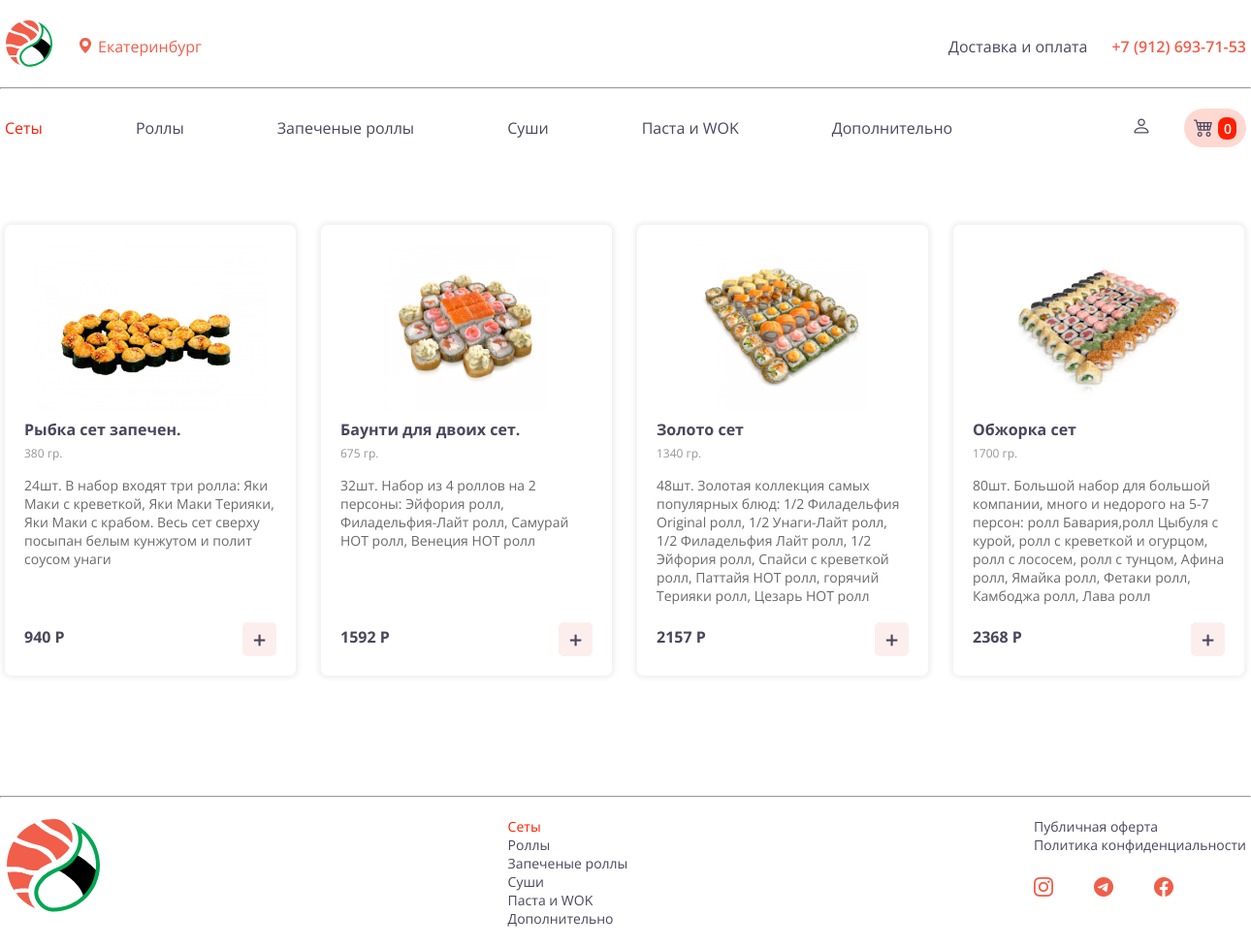
The app's page /sushiyan/templates/menu/sets.php with its own data.
### tables this page shows
CREATE TABLE `sets` (
  `id` int(11) NOT NULL,
  `title` varchar(255) DEFAULT NULL,
  `weight` int(11) NOT NULL,
  `description` varchar(255) NOT NULL,
  `price` int(11) NOT NULL,
  `img_url` varchar(255) NOT NULL
);

### sushiyan/templates/menu/sets.php (the view, shortened to what this page needs)
<?php session_start(); require_once '../../assets/vender/connect.php';?>
<!DOCTYPE html>
<html lang="ru">
<head>
    <link rel="stylesheet" href="/assets/css/style.css">
    <link rel="stylesheet" href="https://cdn.jsdelivr.net/npm/bootstrap-icons@1.3.0/font/bootstrap-icons.css">
</head>
<body>
<header>
    <div class="container">
        <div class="header__info">
            <div class="cityPlusLogo">
                <a href="/templates/index.php"><img src="/assets/images/img/logo-01.svg" alt="Logo"></a>
                <div class="geo">
                    <i class="bi bi-geo-alt-fill"></i>
                    <p>Екатеринбург</p>
                </div>
            </div>
            <ul>
                <li><a href="/templates/delivery.php">Доставка и оплата</a></li>
                <li><a href="tel:+79126937153">+7 (912) 693-71-53</a></li>
            </ul>
        </div>
    </div>
    <hr>
    <div class="container">
        <div class="header__nav">
            <nav>
                <ul>
                    <li><a href="#" class="active">Сеты</a></li>
                    <li><a href="/templates/menu/rolls.php">Роллы</a></li>
                    <li><a href="/templates/menu/bakedRolls.php">Запеченые роллы</a></li>
                    <li><a href="/templates/menu/sushi.php">Суши</a></li>
                    <li><a href="/templates/menu/noodle.php">Паста и WOK</a></li>
                    <li><a href="/templates/menu/addictionally.php">Дополнительно</a></li>
                </ul>
                <div class="cabinet">
                        <a href="<?php if($_SESSION['user']){echo '/templates/profile.php';}else {echo '/templates/prof.php';} ?>"
                            class="profile" id="profile">
                            <i class="bi bi-person"></i>
                        </a>
                        <div class="cart" id="cart">
                            <i class="bi bi-cart4"></i>
                            <span id="cartCount">0</span>
                        </div>
                    </div>
            </nav>
        </div>
    </div>
</header>
<main>
    <div class="container" id="grid-wrap">
        <?php
            $cardsConnect = mysqli_query($connect, "SELECT * FROM `sets`");
            $cardsCount = mysqli_num_rows($cardsConnect);
            for($i = 1; $i<=$cardsCount; $i++){
                $cardsCon = mysqli_query($connect, "SELECT * FROM `sets` WHERE `id` = '$i'");
                $card = mysqli_fetch_assoc($cardsCon);
                echo '
                <div class="cards" data-id="'.$card['id'].$card['weight'].$i.'">
                <div class="img">
                    <img src="'.$card['img_url'].'" alt="'.$card['title'].'">
                </div>
                <div class="cardInfo">
                    <h3 class="title">'.$card['title'].'</h3>
                    <p class="weight">'.$card['weight'].' гр.</p>
                    <p class="description">'.$card['description'].'</p>
                    <div class="form">
                        <h3 class="price">'.$card['price'].' Р</h3>
                        <button type="button" data-addToCart data-counter="1" data-id="'.$card['id'].$card['weight'].$i.'">+</button>
                    </div>
                </div>
            </div>
                ';
            }
        ?>
    </div>
</main>
<footer>
    <hr>
    <div class="container">
        <a href="/templates/index.php"><img src="/assets/images/img/logo-01.svg" alt="Logo"></a>
        <div class="nav">
            <ul>
                <li><a href="#" class="active">Сеты</a></li>
                <li><a href="/templates/menu/rolls.php">Роллы</a></li>
                <li><a href="/templates/menu/bakedRolls.php">Запеченые роллы</a></li>
                <li><a href="/templates/menu/sushi.php">Суши</a></li>
                <li><a href="/templates/menu/noodle.php">Паста и WOK</a></li>
                <li><a href="/templates/menu/addictionally.php">Дополнительно</a></li>
            </ul>
        </div>
        <div class="info">
            <ul>
                <li><a href="#">Публичная оферта</a></li>
                <li><a href="#">Политика конфиденциальности</a></li>
            </ul>
            <div class="socials">
                <a href="#"><i class="bi bi-instagram"></i></a>
                <a href="#"><i class="bi bi-telegram"></i></a>
                <a href="#"><i class="bi bi-facebook"></i></a>
            </div>
        </div>
    </div>
</footer>
</body>
</html>

### records on screen
sets: img_url (picture), title "Рыбка сет запечен.", weight "380", description "24шт. В набор входят три ролла: Яки Маки с креветкой, Яки Маки Терияки, Яки Маки с крабом. Весь сет сверху посыпан белым кунжутом и полит соусом унаги", price "940"
sets: img_url (picture), title "Баунти для двоих сет.", weight "675", description "32шт. Набор из 4 роллов на 2 персоны: Эйфория ролл, Филадельфия-Лайт ролл, Самурай HOT ролл, Венеция HOT ролл", price "1592"
sets: img_url (picture), title "Золото сет", weight "1340", description "48шт. Золотая коллекция самых популярных блюд: 1/2 Филадельфия Original ролл, 1/2 Унаги-Лайт ролл, 1/2 Филадельфия Лайт ролл, 1/2 Эйфория ролл, Спайси с креветкой ролл, Паттайя НОТ ролл, горячий Терияки ролл, Цезарь НОТ ролл", price "2157"
sets: img_url (picture), title "Обжорка сет", weight "1700", description "80шт. Большой набор для большой компании, много и недорого на 5-7 персон: ролл Бавария,ролл Цыбуля с курой, ролл с креветкой и огурцом, ролл с лососем, ролл с тунцом, Афина ролл, Ямайка ролл, Фетаки ролл, Камбоджа ролл, Лава ролл", price "2368"
